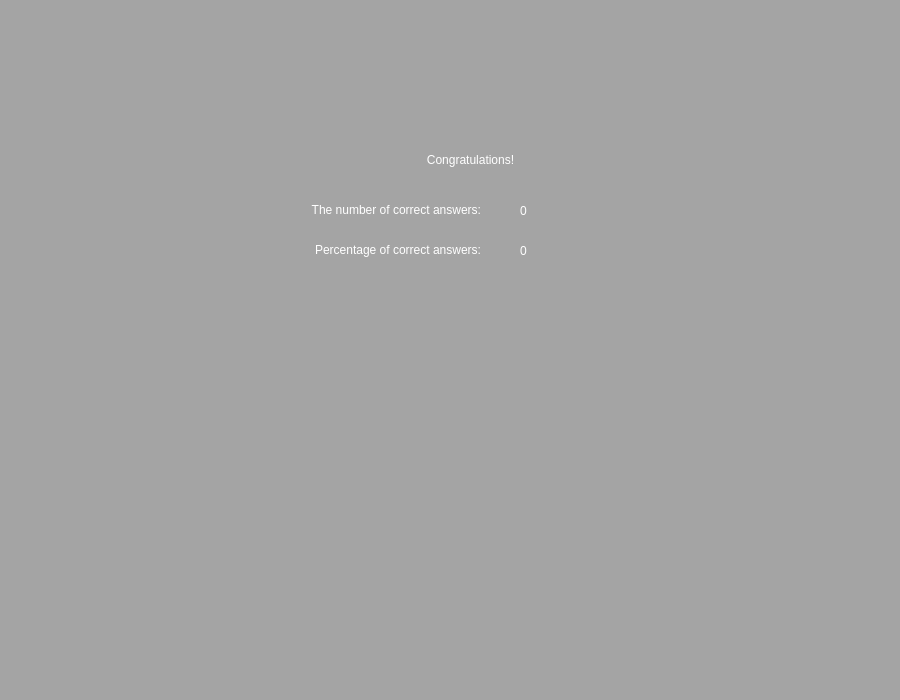
<?xml version="1.0" encoding="UTF-8"?>
<ui version="4.0">
 <class>MainWindow</class>
 <widget class="QMainWindow" name="MainWindow">
  <property name="geometry">
   <rect>
    <x>0</x>
    <y>0</y>
    <width>900</width>
    <height>700</height>
   </rect>
  </property>
  <property name="windowTitle">
   <string>MainWindow</string>
  </property>
  <property name="styleSheet">
   <string notr="true">background-color: rgb(164, 164, 164);
font: 14pt &quot;Segoe UI Historic&quot;;
color: rgb(255, 255, 255);</string>
  </property>
  <widget class="QWidget" name="centralwidget">
   <widget class="QPushButton" name="exit_btn">
    <property name="geometry">
     <rect>
      <x>10</x>
      <y>10</y>
      <width>41</width>
      <height>41</height>
     </rect>
    </property>
    <property name="text">
     <string/>
    </property>
    <property name="icon">
     <iconset>
      <normaloff>images/Program images/exit1.png</normaloff>images/Program images/exit1.png</iconset>
    </property>
    <property name="iconSize">
     <size>
      <width>50</width>
      <height>50</height>
     </size>
    </property>
    <property name="flat">
     <bool>true</bool>
    </property>
   </widget>
   <widget class="QLabel" name="duo_pix">
    <property name="geometry">
     <rect>
      <x>335</x>
      <y>400</y>
      <width>230</width>
      <height>170</height>
     </rect>
    </property>
    <property name="text">
     <string/>
    </property>
    <property name="pixmap">
     <pixmap>images/Duo/DuoCacke.png</pixmap>
    </property>
   </widget>
   <widget class="QLabel" name="cong_label">
    <property name="geometry">
     <rect>
      <x>395</x>
      <y>140</y>
      <width>151</width>
      <height>40</height>
     </rect>
    </property>
    <property name="text">
     <string>&lt;html&gt;&lt;head/&gt;&lt;body&gt;&lt;p align=&quot;center&quot;&gt;Congratulations!&lt;/p&gt;&lt;/body&gt;&lt;/html&gt;</string>
    </property>
   </widget>
   <widget class="QLabel" name="nocorran_label">
    <property name="geometry">
     <rect>
      <x>220</x>
      <y>200</y>
      <width>261</width>
      <height>21</height>
     </rect>
    </property>
    <property name="text">
     <string>&lt;html&gt;&lt;head/&gt;&lt;body&gt;&lt;p align=&quot;right&quot;&gt;The number of correct answers:&lt;/p&gt;&lt;/body&gt;&lt;/html&gt;</string>
    </property>
   </widget>
   <widget class="QLabel" name="perofcorran_label">
    <property name="geometry">
     <rect>
      <x>220</x>
      <y>230</y>
      <width>261</width>
      <height>41</height>
     </rect>
    </property>
    <property name="text">
     <string>&lt;html&gt;&lt;head/&gt;&lt;body&gt;&lt;p align=&quot;right&quot;&gt;Percentage of correct answers:&lt;/p&gt;&lt;/body&gt;&lt;/html&gt;</string>
    </property>
   </widget>
   <widget class="QLabel" name="num_label">
    <property name="geometry">
     <rect>
      <x>520</x>
      <y>200</y>
      <width>91</width>
      <height>21</height>
     </rect>
    </property>
    <property name="text">
     <string>0</string>
    </property>
   </widget>
   <widget class="QLabel" name="per_label">
    <property name="geometry">
     <rect>
      <x>520</x>
      <y>240</y>
      <width>91</width>
      <height>21</height>
     </rect>
    </property>
    <property name="text">
     <string>0</string>
    </property>
   </widget>
  </widget>
  <widget class="QStatusBar" name="statusbar"/>
 </widget>
 <resources/>
 <connections/>
</ui>
